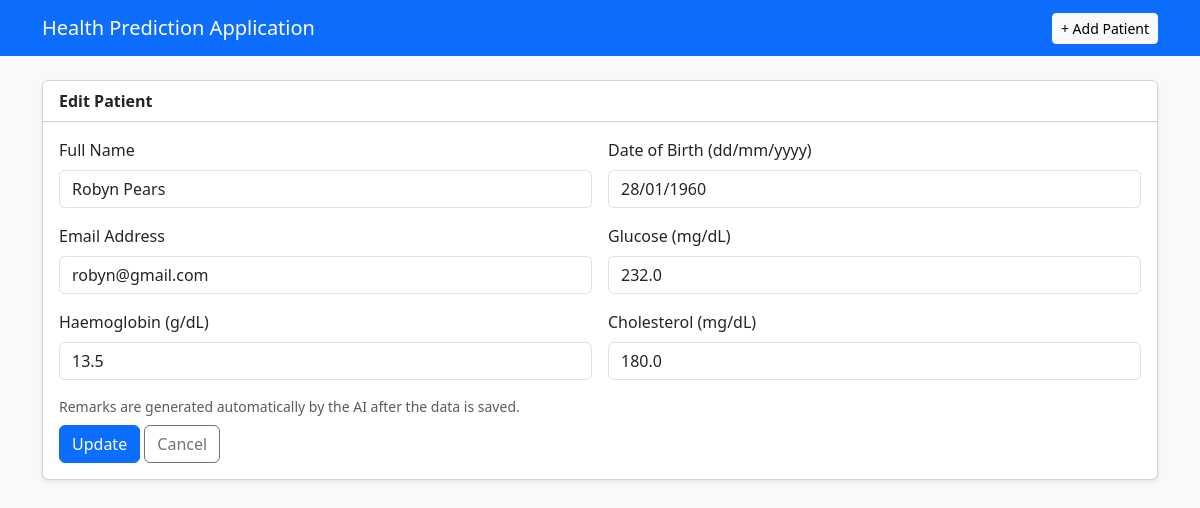
The page /edit/3 on the database its author committed.
### tables this page shows
CREATE TABLE patients (
    id          INTEGER PRIMARY KEY AUTOINCREMENT,
    full_name   TEXT NOT NULL,
    dob         TEXT NOT NULL,                     -- stored as ISO yyyy-mm-dd
    email       TEXT NOT NULL UNIQUE COLLATE NOCASE,
    glucose     REAL NOT NULL,
    haemoglobin REAL NOT NULL,
    cholesterol REAL NOT NULL,
    remarks     TEXT NOT NULL DEFAULT ''
);

### app.py (the view, shortened to what this page needs)
@app.route("/edit/<int:patient_id>", methods=["GET", "POST"])
def edit(patient_id):
    patient = db.get_patient(patient_id)
    if patient is None:
        flash("Record not found.", "danger")
        return redirect(url_for("index"))
    if request.method == "GET":
        values = {
            "full_name": patient["full_name"],
            "dob": date.fromisoformat(patient["dob"]).strftime("%d/%m/%Y"),
            "email": patient["email"],
            "glucose": patient["glucose"],
            "haemoglobin": patient["haemoglobin"],
            "cholesterol": patient["cholesterol"],
        }
        return render_template("form.html", patient=patient, values=values, errors={})

### database.py (called while the page is built)
def get_conn(db_path=DB_PATH):
    conn = sqlite3.connect(db_path)
    conn.row_factory = sqlite3.Row
    return conn

def get_patient(patient_id: int, db_path=DB_PATH):
    with get_conn(db_path) as conn:
        return conn.execute("SELECT * FROM patients WHERE id = ?", (patient_id,)).fetchone()

### template/form.html (shortened to what this page needs)
{% extends "base.html" %}
{% macro field(name, label, placeholder='', type='text', step=None) %}
  <div class="col-md-6">
    <label class="form-label" for="{{ name }}">{{ label }}</label>
    <input class="form-control {{ 'is-invalid' if errors.get(name) }}" id="{{ name }}" name="{{ name }}"
           type="{{ type }}" {% if step %}step="{{ step }}"{% endif %}
           placeholder="{{ placeholder }}" value="{{ values.get(name, '') }}" required>
  </div>
{% endmacro %}
{% block content %}
<div class="card shadow-sm">
  <div class="card-header bg-white"><strong>{{ 'Edit' if patient else 'Add' }} Patient</strong></div>
  <div class="card-body">
    <form method="post" novalidate class="row g-3">
      {{ field('full_name', 'Full Name', 'e.g. Jane Citizen') }}
      {{ field('dob', 'Date of Birth (dd/mm/yyyy)', 'dd/mm/yyyy') }}
      {{ field('email', 'Email Address', 'name@example.com', 'email') }}
      {{ field('glucose', 'Glucose (mg/dL)', 'e.g. 95', 'text') }}
      {{ field('haemoglobin', 'Haemoglobin (g/dL)', 'e.g. 13.5', 'text') }}
      {{ field('cholesterol', 'Cholesterol (mg/dL)', 'e.g. 180', 'text') }}
      <div class="col-12">
        <p class="text-muted small mb-2">Remarks are generated automatically by the AI after the data is saved.</p>
        <button class="btn btn-primary" type="submit">{{ 'Update' if patient else 'Save' }}</button>
        <a class="btn btn-outline-secondary" href="{{ url_for('index') }}">Cancel</a>
      </div>
    </form>
  </div>
</div>
{% endblock %}

### rows shown on the page
patients: full_name "Robyn Pears", email "robyn@gmail.com", glucose "232.0", haemoglobin "13.5", cholesterol "180.0"

### other values the page prints
{{ 'Edit' if patient else 'Add' }} "Edit"
{{ label }} "Full Name Date of Birth (dd/mm/yyyy) Email Address Glucose (mg/dL) Haemoglobin (g/dL) Cholesterol (mg/dL)"
{{ 'Update' if patient else 'Save' }} "Update"
